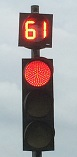
#> input picture TrafficLightDetection-master/dataset/0/IMG_1160.JPG, 77 x 157 px
$ python -i ObjectDetection.py   (imports and definitions only)
#> lines starting #> are read from the running program, lines starting #| are printed output that depends on the picture; after the words box and inside, x2 and y2 are one past the last pixel; in counts of white or black regions, pixels touching at a corner belong together
#> further down, picture is the input picture: shape (157, 77, 3); mean B, G, R 152.6, 152.4, 160.2
import cv2
import numpy as np

class ObjectMiniDetection:
    def __init__(self):
        self.des = "Object Detection v.1 by DL"
        print(self.des)

    def process(self, frame, min_area=100, max_area=1500, max_object=100, threshold=100, kenel_size=(9, 9), max_size_distance=5):

#> called with min_area = 100, max_area = 1500, max_object = 100, threshold = 100, kenel_size = (9, 9), max_size_distance = 5
        gray = cv2.cvtColor(frame, cv2.COLOR_BGR2GRAY)
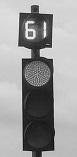
#> gray: shape (157, 77); min 11, max 243, mean 154.7
        kernel = np.ones(kenel_size, np.uint8)
        tophat = cv2.morphologyEx(gray, cv2.MORPH_TOPHAT, kernel)
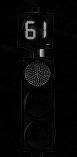
#> tophat: shape (157, 77); min 0, max 201, mean 7
        ret, thresh = cv2.threshold(tophat, threshold, 255, cv2.THRESH_BINARY)
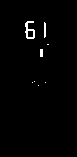
#> thresh: shape (157, 77); 1.2% white in thin lines or dots, all inside (x1, y1, x2, y2) = (25, 21, 49, 86)
#> ret = 100
        dist_transform = cv2.distanceTransform(thresh, cv2.DIST_L2, max_size_distance)
        ret, markers = cv2.connectedComponents(np.uint8(dist_transform))
#> markers: shape (157, 77) int32; 9 distinct labels, from 0 to 8
#> ret = 9
        watershed = cv2.watershed(frame, markers)
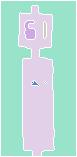
#> watershed: shape (157, 77) int32; 9 distinct labels, from -1 to 8; one colour per label, 0 black, -1 white

        id = np.array([val for val in range(1, ret + 1)])
#> id = [1, 2, 3, 4, 5, 6, 7, 8, 9]
        area = np.array([np.sum(markers == val) for val in range(1, ret + 1)])
#> area = [124, 30, 3658, 7303, 13, 1, 1, 1, 0]
        select = np.array((area > min_area) & (area < max_area))
#> select = [True, False, False, False, False, False, False, False, False]
        ft = np.array(id[select == True])
#> ft = [1]
        if ft.shape[0] > max_object:
            sli = int((ft.shape[0]-max_object)/2)
            ft = ft[sli:sli+max_object]

        outobj = []
        posobj = []
        for sc in ft:
            aw = watershed == sc
            pos = np.argwhere(aw == True)

            ps1, ps2 = self.bounding_box(pos)

            # color = (0, 255, 0)
            w = ps2[0] - ps1[0] + 1
            h = ps2[1] - ps1[1] + 1
            crop = frame[ps1[1]:ps1[1] + h, ps1[0]:ps1[0] + w]
            outobj.append(crop)
            posobj.append((ps1, ps2))
#> this loop made 1 pass
#> (ps1, ps2, w, h) on pass 1: ((25, 21), (34, 38), 10, 18)
#> pass 1, in process, `aw = watershed == sc`:
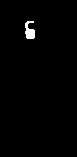
#> aw: shape (157, 77) bool; 1% white; 1 white region, box (x1, y1, x2, y2) and area: (25, 21, 35, 39) 124
#> after the loop, outobj = 1 item; posobj = [((25, 21), (34, 38))]

        return tophat, thresh, dist_transform, outobj, posobj

    def bounding_box(self, points):
        x_coordinates, y_coordinates = zip(*points)
        return (min(y_coordinates), min(x_coordinates)), (max(y_coordinates), max(x_coordinates))


# [2 lines not run here, left out]

    # [23 lines of commented-out code are left out]

>>> import cv2
>>> picture = cv2.imread('dataset/0/IMG_1160.JPG')
>>> result = ObjectMiniDetection().process(picture)
#> result = 5 items

$ run again, on TrafficLightDetection-master/dataset/0/IMG_1161.JPG
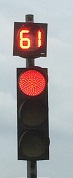
#> input picture TrafficLightDetection-master/dataset/0/IMG_1161.JPG, 73 x 178 px
#> picture is the input picture: shape (178, 73, 3); mean B, G, R 154.8, 154.4, 160.9
#> thresh: shape (178, 73); 1.4% white in thin lines or dots, all inside (x1, y1, x2, y2) = (20, 30, 44, 86)
#> in process, `ret, thresh = cv2.threshold(tophat, threshold, 255, cv2.THRESH_BINARY)`: ret = 100
#> markers: shape (178, 73) int32; 7 distinct labels, from 0 to 6
#> in process, `ret, markers = cv2.connectedComponents(np.uint8(dist_transform))`: ret = 7
#> in process, `watershed = cv2.watershed(frame, markers)`:
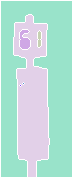
#> watershed: shape (178, 73) int32; 7 distinct labels, from -1 to 6; one colour per label, 0 black, -1 white
#> area = [136, 43, 3747, 8068, 1, 1, 0]
#> select = [True, False, False, False, False, False, False]
#> ft = [1]
#> the loop in process, `for sc in ft:` made 1 pass
#> (ps1, ps2, w, h) on pass 1: ((20, 30), (29, 48), 10, 19)
#> pass 1, in process, `aw = watershed == sc`:
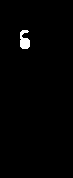
#> aw: shape (178, 73) bool; 1% white; 1 white region, box (x1, y1, x2, y2) and area: (20, 30, 30, 49) 136
#> after the loop in process, `for sc in ft:`: outobj = 1 item; posobj = [((20, 30), (29, 48))]
#> result = 5 items

$ run again, on TrafficLightDetection-master/dataset/0/IMG_1162.JPG
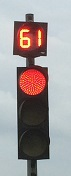
#> input picture TrafficLightDetection-master/dataset/0/IMG_1162.JPG, 71 x 176 px
#> picture is the input picture: shape (176, 71, 3); mean B, G, R 152.5, 152.4, 159.4
#> thresh: shape (176, 71); 1.4% white in thin lines or dots, all inside (x1, y1, x2, y2) = (20, 29, 41, 95)
#> in process, `ret, thresh = cv2.threshold(tophat, threshold, 255, cv2.THRESH_BINARY)`: ret = 100
#> markers: shape (176, 71) int32; 14 distinct labels, from 0 to 13
#> in process, `ret, markers = cv2.connectedComponents(np.uint8(dist_transform))`: ret = 14
#> in process, `watershed = cv2.watershed(frame, markers)`:
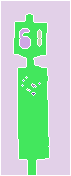
#> watershed: shape (176, 71) int32; 14 distinct labels, from -1 to 13; one colour per label, 0 black, -1 white
#> area = [137, 42, 7569, 1, 1, 1, 1, 5, 1, 1, 3709, 1, 4, 0]
#> select = [True, False, False, False, False, False, False, False, False, False, False, False, False, False]
#> ft = [1]
#> the loop in process, `for sc in ft:` made 1 pass
#> (ps1, ps2, w, h) on pass 1: ((20, 29), (29, 47), 10, 19)
#> pass 1, in process, `aw = watershed == sc`:
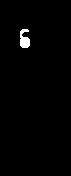
#> aw: shape (176, 71) bool; 1.1% white; 1 white region, box (x1, y1, x2, y2) and area: (20, 29, 30, 48) 137
#> after the loop in process, `for sc in ft:`: outobj = 1 item; posobj = [((20, 29), (29, 47))]
#> result = 5 items

$ run again, on TrafficLightDetection-master/dataset/0/IMG_1164.JPG
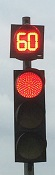
#> input picture TrafficLightDetection-master/dataset/0/IMG_1164.JPG, 55 x 175 px
#> picture is the input picture: shape (175, 55, 3); mean B, G, R 136.1, 137.6, 151.7
#> thresh: shape (175, 55); 2.3% white in thin lines or dots, all inside (x1, y1, x2, y2) = (17, 33, 40, 97)
#> in process, `ret, thresh = cv2.threshold(tophat, threshold, 255, cv2.THRESH_BINARY)`: ret = 100
#> markers: shape (175, 55) int32; 15 distinct labels, from 0 to 14
#> in process, `ret, markers = cv2.connectedComponents(np.uint8(dist_transform))`: ret = 15
#> in process, `watershed = cv2.watershed(frame, markers)`:
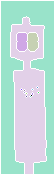
#> watershed: shape (175, 55) int32; 16 distinct labels, from -1 to 14; one colour per label, 0 black, -1 white
#> area = [170, 165, 3525, 4783, 1, 1, 1, 1, 1, 1, 1, 2, 1, 1, 0]
#> select = [True, True, False, False, False, False, False, False, False, False, False, False, False, False, False]
#> ft = [1, 2]
#> the loop in process, `for sc in ft:` made 2 passes
#> (ps1, ps2, w, h) on passes 1 to 2: ((17, 33), (26, 50), 10, 18), ((27, 33), (37, 50), 11, 18)
#> pass 2, in process, `aw = watershed == sc`:
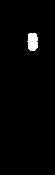
#> aw: shape (175, 55) bool; 1.7% white; 1 white region, box (x1, y1, x2, y2) and area: (27, 33, 38, 51) 165
#> after the loop in process, `for sc in ft:`: outobj = 2 items; posobj = [((17, 33), (26, 50)), ((27, 33), (37, 50))]
#> result = 5 items
